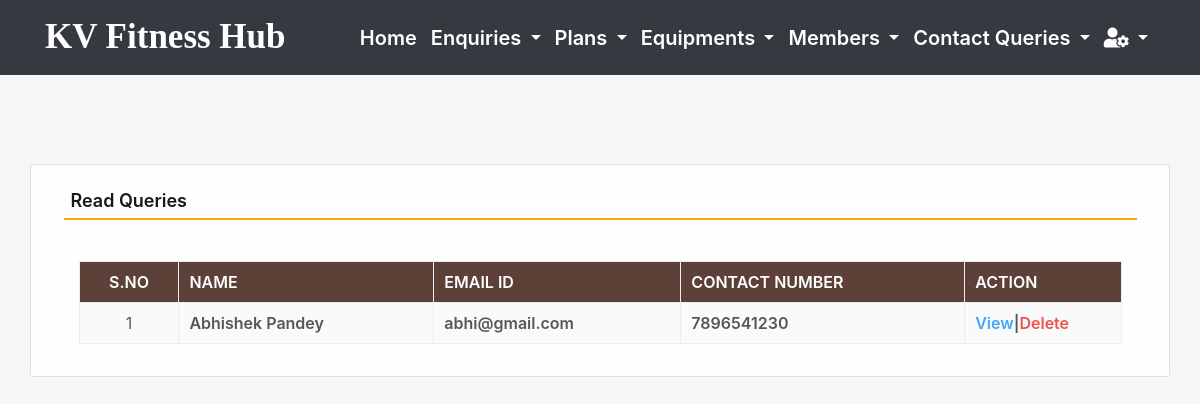
Screenshot of /read_queries (signed in) with the database file from the repository.
### gym/models.py (models this page shows, shortened)
class Contact(models.Model):
    name = models.CharField(max_length=100, null=True)
    emailid = models.CharField(max_length=50, null=True)
    contact = models.CharField(max_length=15, null=True)
    subject = models.CharField(max_length=100, null=True)
    message = models.CharField(max_length=300, null=True)
    msgdate = models.DateField(null=True)
    isread = models.CharField(max_length=10,null=True)

### gym/views.py (the view)
# urls.py: path('read_queries', read_queries, name='read_queries'),
def read_queries(request):
    if not request.user.is_authenticated:
        return redirect('admin_login')
    contact = Contact.objects.filter(isread="yes")
    return render(request,'read_queries.html', locals())

### gym/templates/read_queries.html (shortened to what this page needs)
{% include 'admin_nav.html' %}
{% load static %}
{% block main %}
<html lang="en" class="no-focus">
 <link rel="stylesheet" id="css-main" href="{% static 'css1/codebase.min.css' %}">
 <br><br><br><br>
	<div class="container card shadow mt-5">
		<div class="card-body">
			<h5 class="p-2" style="border-bottom: 2px solid orange">Read Queries</h5>
             <br>
			<div class="container-fluid">
                          <table id="example" class="table table-striped table-bordered" style="width:100%">
                                <thead class="text-white" style="background-color : #5d4037;">
                                    <tr>
                                        <th class="text-center">S.No</th>
                                        <th class="d-none d-sm-table-cell">Name</th>
                                        <th class="d-none d-sm-table-cell">Email ID</th>
                                        <th class="d-none d-sm-table-cell">Contact Number</th>
                                        <th class="d-none d-sm-table-cell" style="width: 15%;">Action</th>
                                    </tr>
                                </thead>
                                {% for i in contact %}
                                <tbody>
                                    <tr>
                                        <td class="text-center">{{forloop.counter}}</td>
                                        <td class="font-w600">{{i.name}}</td>
                                        <td class="font-w600">{{i.emailid}}</td>
                                        <td class="font-w600">{{i.contact}}</td>
                                        <td class="font-w600"><a href="{% url 'view_queries' i.id %}" class="text-primary">View</a>|<a href="{% url 'delete_contact' i.id %}" class="text-danger" onclick="return confirm('Are you sure to delete this Queries ?')">Delete</a></td>
                                    </tr>
                                        {% endfor %}
                                </tbody>
                          </table>
				</div>
			</div>
		</div>
        <link rel="stylesheet" href="https://use.fontawesome.com/releases/v5.6.3/css/all.css">
 </html>
{% endblock %}

### gym/templates/read_queries.html (style rules this page uses)
.container.card { background-color: rgba(255, 255, 255, 0.9); }

### rows the page displays
Contact: name "Abhishek Pandey", emailid "abhi@gmail.com", contact "7896541230"
